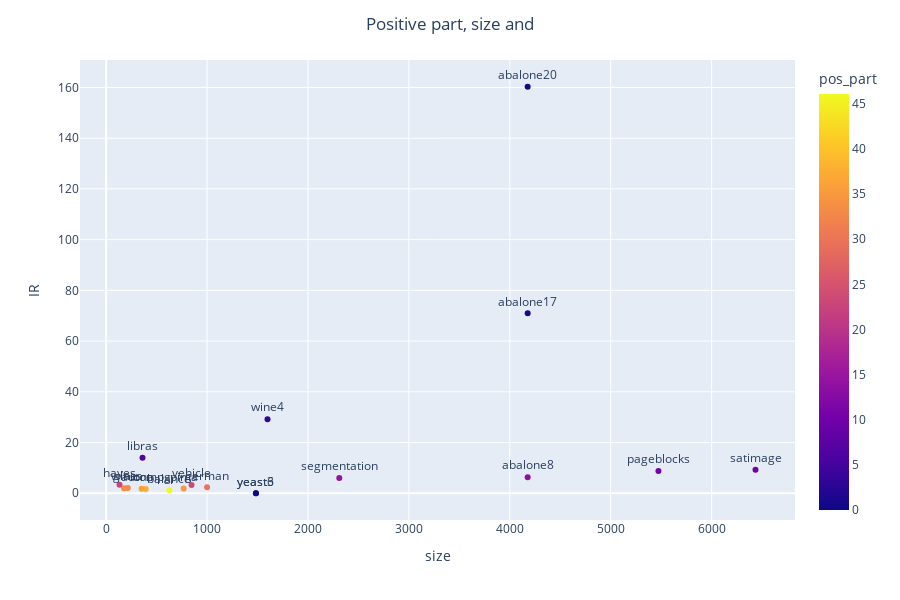

Notebook code for this chart:
### Code cell
import plotly.express as px



fig = px.scatter(DS, x="size", y="IR", text="dataset", log_x=False, size_max=100, color="pos_part")
fig.update_traces(textposition='top center')
fig.update_layout(title_text='Positive part, size and ', title_x=0.5)
fig.show()

### Figure 1 — Plotly figure (JSON) as saved in the notebook; plotly's stock layout.template omitted (floating-point values rounded to 4 significant figures)
{"data": [{"hoverlabel": {"namelength": 0}, "hovertemplate": "size=%{x}<br>IR=%{y}<br>dataset=%{text}<br>pos_part=%{marker.color}", "legendgroup": "", "marker": {"color": [9.73, 10.23, 0.62, 1.39, 13.6, 14.29, 3.31, 0, 0, 30, 23.52, 34.9, 46.08, 37.5, 6.67, 35.9, 32.71, 33.15, 22.73], "coloraxis": "coloraxis", "symbol": "circle"}, "mode": "markers+text", "name": "", "showlegend": false, "text": ["satimage", "pageblocks", "abalone20", "abalone17", "abalone8", "segmentation", "wine4", "yeast6", "yeast3", "german", "vehicle", "pima", "balance", "autompg", "libras", "iono", "glass", "wine", "hayes"], "textposition": "top center", "type": "scatter", "x": [6435, 5473, 4177, 4177, 4177, 2310, 1599, 1484, 1484, 1000, 846, 768, 625, 392, 360, 351, 214, 178, 132], "xaxis": "x", "y": [9.28, 8.77, 160.3, 70.94, 6.35, 6, 29.21, 0, 0, 2.33, 3.25, 1.87, 1.17, 1.67, 13.99, 1.79, 2.06, 2.02, 3.4], "yaxis": "y"}], "layout": {"coloraxis": {"colorbar": {"title": {"text": "pos_part"}}, "colorscale": [[0, "#0d0887"], [0.1111, "#46039f"], [0.2222, "#7201a8"], [0.3333, "#9c179e"], [0.4444, "#bd3786"], [0.5556, "#d8576b"], [0.6667, "#ed7953"], [0.7778, "#fb9f3a"], [0.8889, "#fdca26"], [1, "#f0f921"]]}, "height": 600, "legend": {"tracegroupgap": 0}, "margin": {"t": 60}, "title": {"text": "Positive part, size and ", "x": 0.5}, "xaxis": {"anchor": "y", "domain": [0, 1], "title": {"text": "size"}}, "yaxis": {"anchor": "x", "domain": [0, 1], "title": {"text": "IR"}}}}
